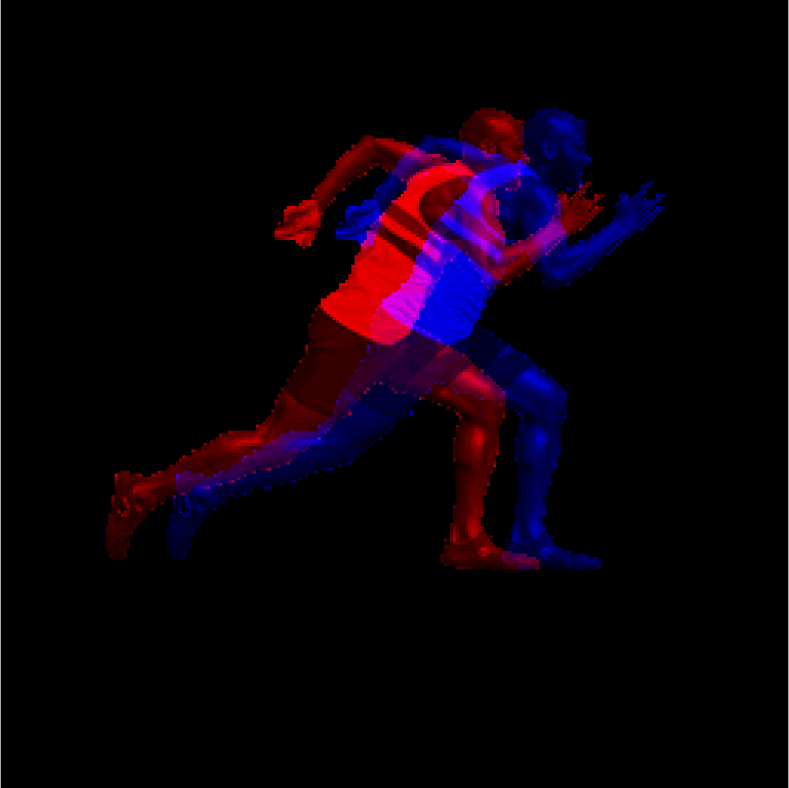
#> input picture data/synth_trs_trans.png, 2367 x 2363 px (shown at 1/3 size)
$ jupyter execute --allow-errors trs_demo.ipynb
#> lines starting #> are read from the running program, lines starting #| are printed output that depends on the picture
[cell 1]
from utils.trs import lp_precomp
from utils.trs import trs
import numpy as np
from skimage.io import imread
from skimage.transform import resize
import matplotlib.pyplot as plt

Compute TRS for image pair

Case 1: single translation

[cell 2]
op_res = (256, 256)

[cell 3]
img_rgb = resize(imread('data/synth_trs_trans.png'), op_res, mode = 'reflect')
img1 = img_rgb[:,:,0]
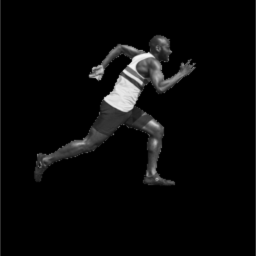
#> img1: shape (256, 256) float64; min 0, max 0.97, mean 0.0398
img2 = img_rgb[:,:,2]
#> (the rest of this cell did not finish here and is left out)

Case 2: single rotation

[cell 4]
img_rgb = resize(imread('data/synth_trs_rot.png'), op_res, mode = 'reflect')
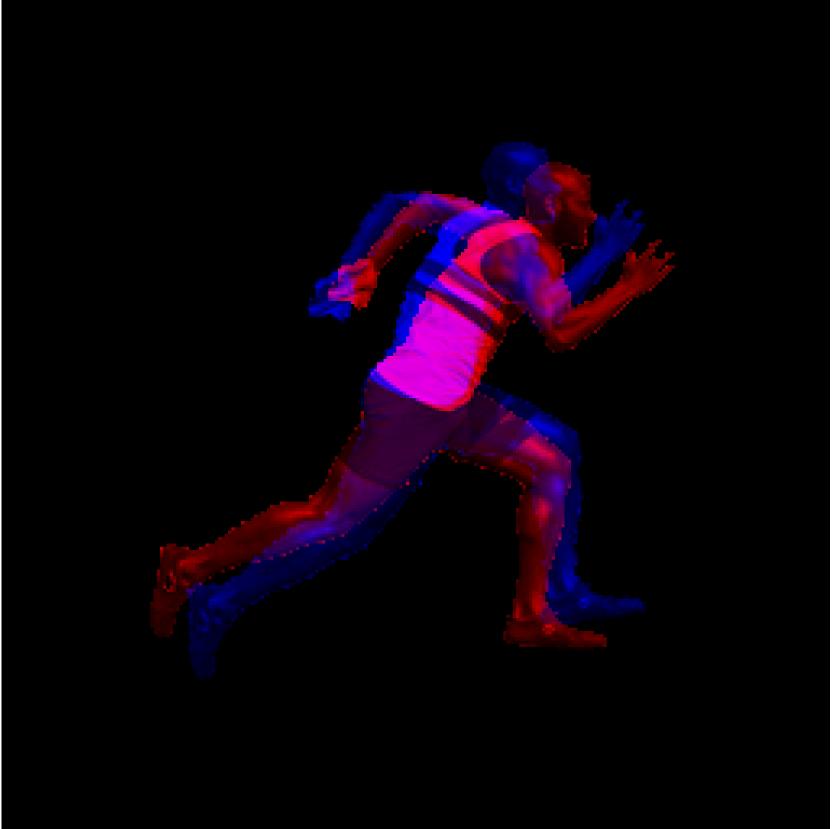
#> input picture data/synth_trs_rot.png, 3325 x 3313 px (shown at 1/4 size)
img1 = img_rgb[:,:,0]
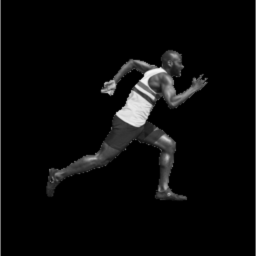
#> img1: shape (256, 256) float64; min 0, max 0.97, mean 0.0416
img2 = img_rgb[:,:,2]
#> (the rest of this cell did not finish here and is left out)

[cell 5]
img_rgb = resize(imread('data/synth_trs_sca.png'), op_res, mode = 'reflect')
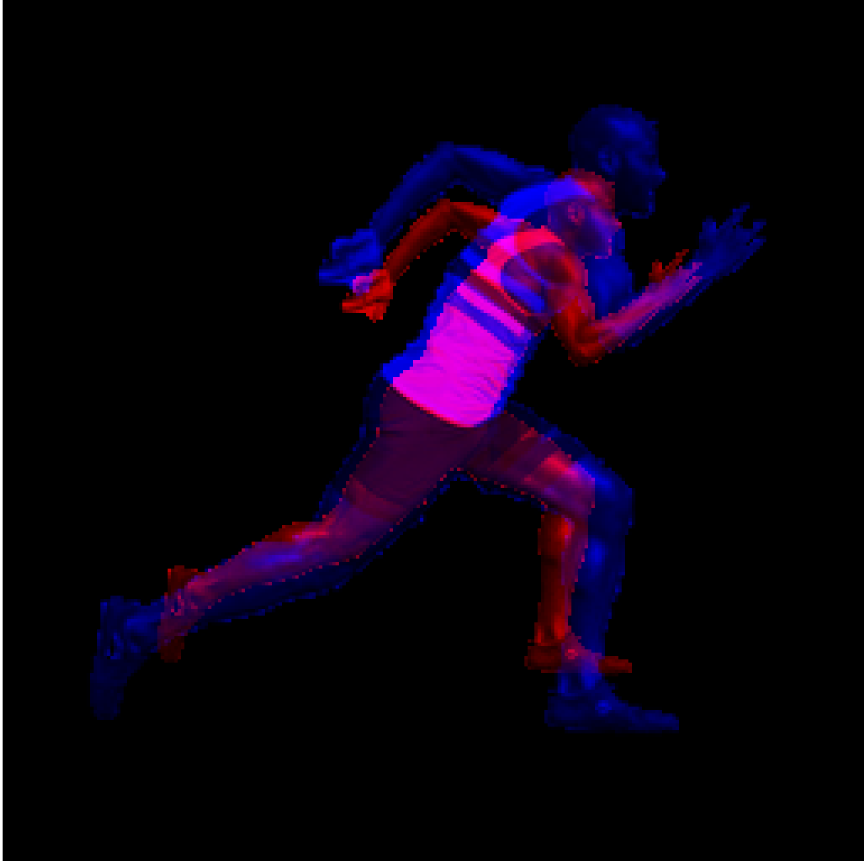
#> input picture data/synth_trs_sca.png, 2600 x 2583 px (shown at 1/3 size)
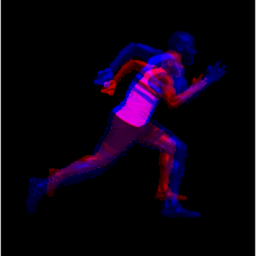
#> img_rgb: shape (256, 256, 3) float64; mean R, G, B 0.0445, 0.00618, 0.0662
img1 = img_rgb[:,:,0]
img2 = img_rgb[:,:,2]
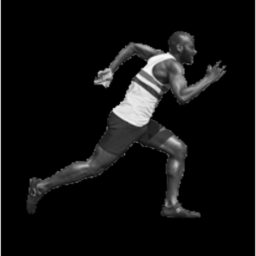
#> img2: shape (256, 256) float64; min 0, max 0.984, mean 0.0662
#> (the rest of this cell did not finish here and is left out)

[cell 6]
img_rgb = resize(imread('data/synth_trs_mt.png'), op_res, mode = 'reflect')
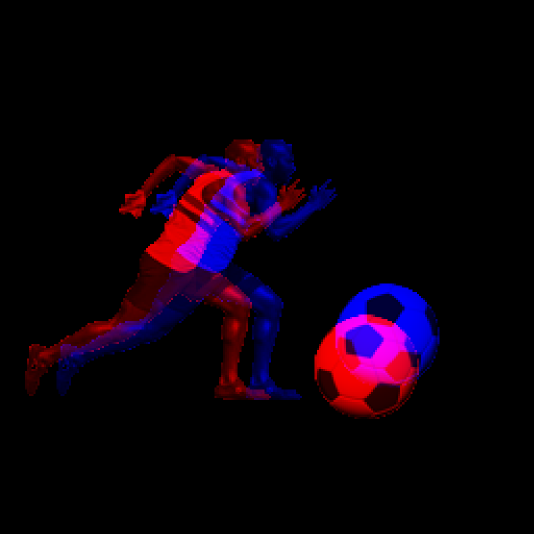
#> input picture data/synth_trs_mt.png, 1067 x 1067 px (shown at 1/2 size)
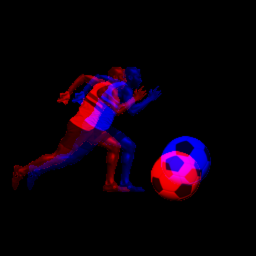
#> img_rgb: shape (256, 256, 3) float64; mean R, G, B 0.0467, 0, 0.0467
img1 = img_rgb[:,:,0]
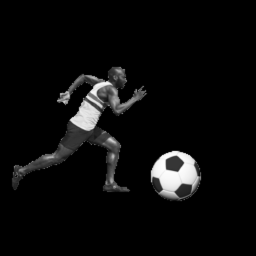
#> img1: shape (256, 256) float64; min 0, max 0.996, mean 0.0467
img2 = img_rgb[:,:,2]
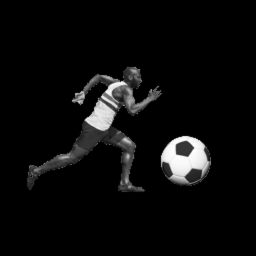
#> img2: shape (256, 256) float64; min 0, max 0.996, mean 0.0467
#> (the rest of this cell did not finish here and is left out)
